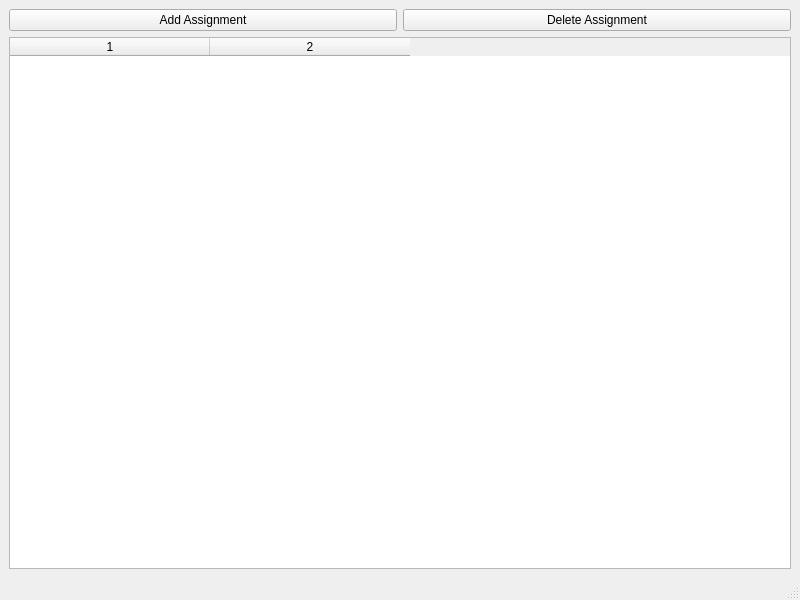
<?xml version="1.0" encoding="UTF-8"?>
<ui version="4.0">
 <class>MainWindow</class>
 <widget class="QMainWindow" name="MainWindow">
  <property name="geometry">
   <rect>
    <x>0</x>
    <y>0</y>
    <width>800</width>
    <height>600</height>
   </rect>
  </property>
  <property name="windowTitle">
   <string>MainWindow</string>
  </property>
  <widget class="QWidget" name="centralwidget">
   <layout class="QVBoxLayout" name="verticalLayout">
    <item>
     <layout class="QHBoxLayout" name="horizontalLayout">
      <item>
       <widget class="QPushButton" name="addButton">
        <property name="text">
         <string>Add Assignment</string>
        </property>
       </widget>
      </item>
      <item>
       <widget class="QPushButton" name="deleteButton">
        <property name="text">
         <string>Delete Assignment</string>
        </property>
       </widget>
      </item>
     </layout>
    </item>
    <item>
     <widget class="QTableWidget" name="assignmentTable">
      <property name="columnCount">
       <number>2</number>
      </property>
      <attribute name="horizontalHeaderVisible">
       <bool>true</bool>
      </attribute>
      <attribute name="horizontalHeaderMinimumSectionSize">
       <number>50</number>
      </attribute>
      <attribute name="horizontalHeaderDefaultSectionSize">
       <number>200</number>
      </attribute>
      <attribute name="horizontalHeaderHighlightSections">
       <bool>true</bool>
      </attribute>
      <attribute name="horizontalHeaderShowSortIndicator" stdset="0">
       <bool>false</bool>
      </attribute>
      <column/>
      <column/>
     </widget>
    </item>
   </layout>
  </widget>
  <widget class="QMenuBar" name="menubar">
   <property name="geometry">
    <rect>
     <x>0</x>
     <y>0</y>
     <width>800</width>
     <height>21</height>
    </rect>
   </property>
  </widget>
  <widget class="QStatusBar" name="statusbar"/>
 </widget>
 <resources/>
 <connections/>
</ui>
